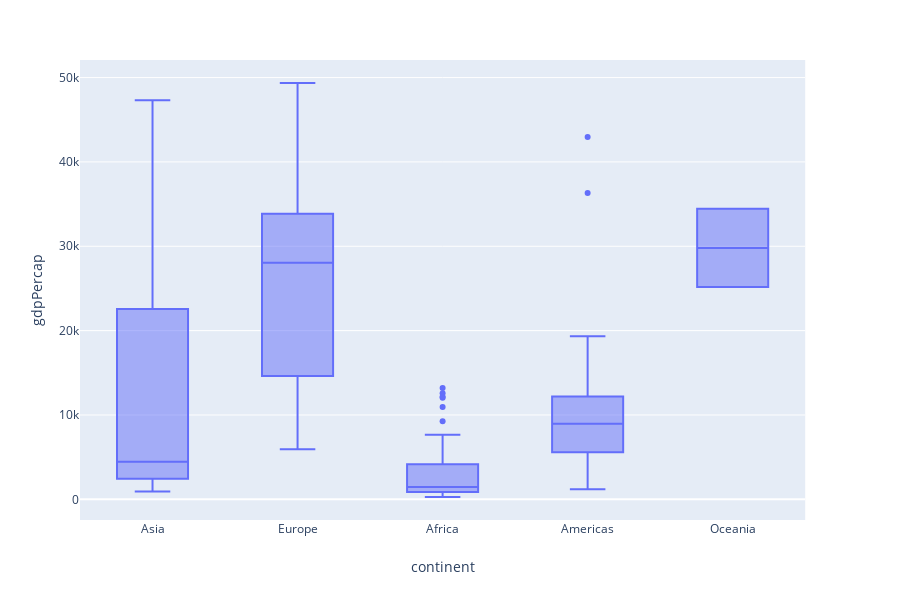

The cell this chart's notebook holds for it:
### Code cell
px.box(gapminder, 
       x = 'continent', 
       y = 'gdpPercap')

### Figure 1 — Plotly figure (JSON) as saved in the notebook; plotly's stock layout.template omitted (floating-point values rounded to 4 significant figures; data arrays with more than 128 entries replaced by an {"elided": "..."} marker saying what was removed)
{"data": [{"alignmentgroup": "True", "hoverlabel": {"namelength": 0}, "hovertemplate": "continent=%{x}<br>gdpPercap=%{y}", "legendgroup": "", "marker": {"color": "#636efa"}, "name": "", "notched": false, "offsetgroup": "", "orientation": "v", "showlegend": false, "type": "box", "x": {"elided": "142 str values"}, "x0": " ", "xaxis": "x", "y": {"elided": "142 float values"}, "y0": " ", "yaxis": "y"}], "layout": {"boxmode": "group", "height": 600, "legend": {"tracegroupgap": 0}, "margin": {"t": 60}, "xaxis": {"anchor": "y", "domain": [0, 0.98], "title": {"text": "continent"}}, "yaxis": {"anchor": "x", "domain": [0, 1], "title": {"text": "gdpPercap"}}}}
